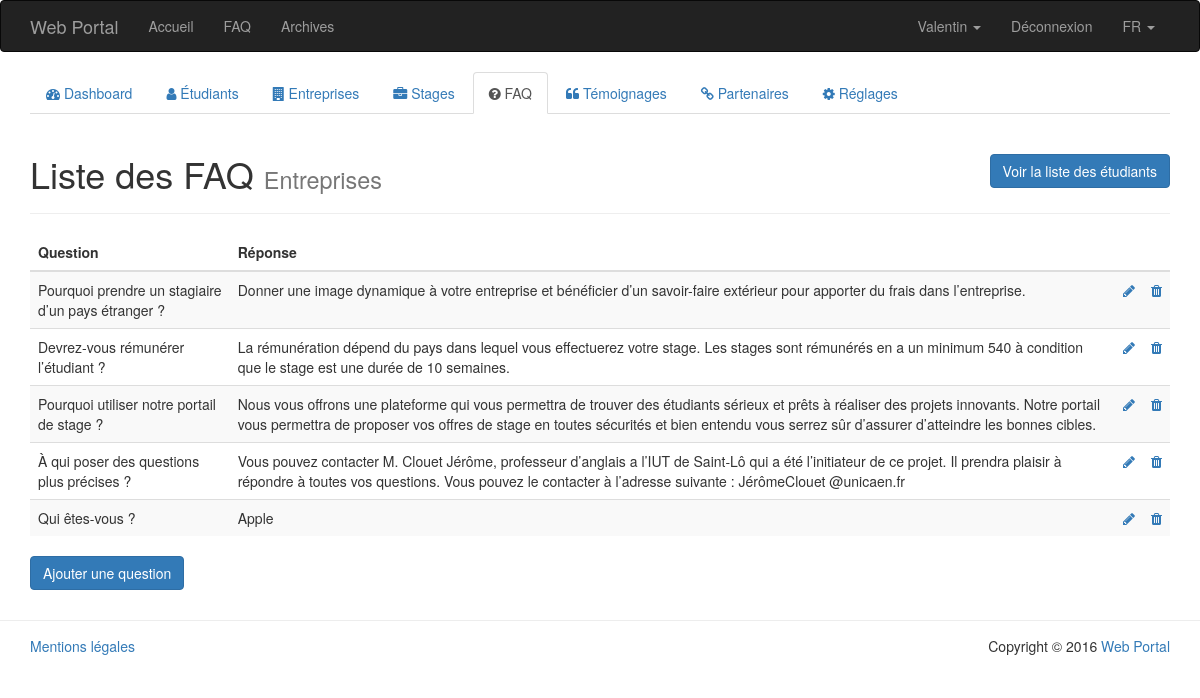
The app's page /PHP/public/index.php?page=admin/faq-list&type=company (signed in), older data.
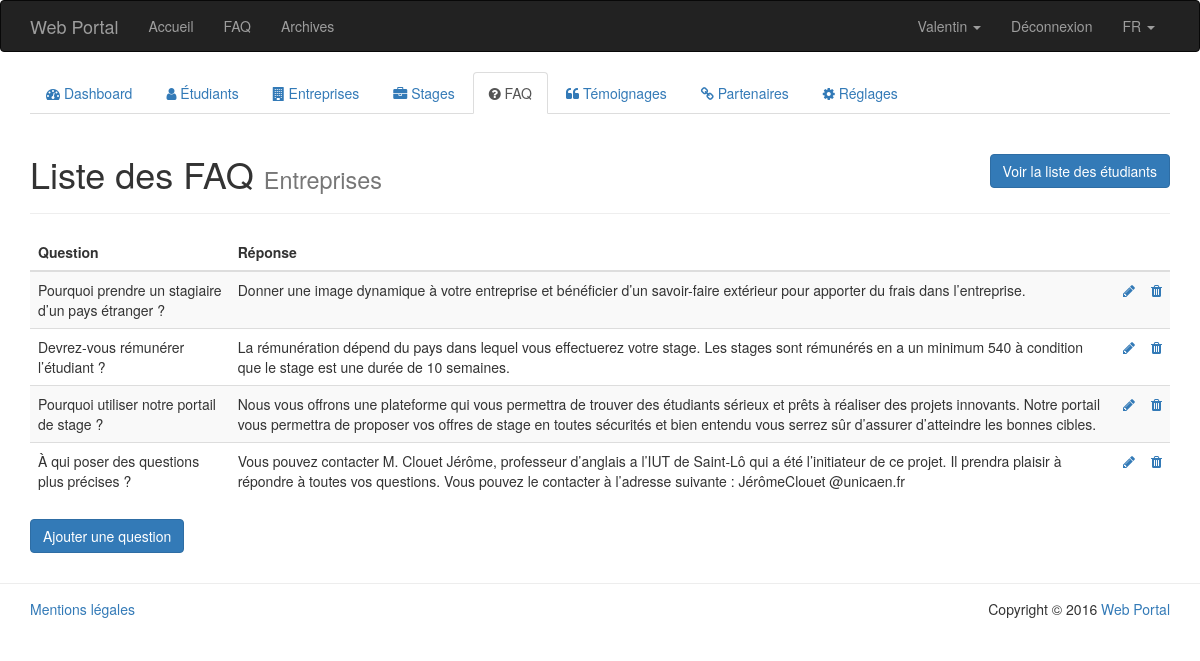
The same page, newer data.
### tables this page shows
CREATE TABLE IF NOT EXISTS `faq` (
  `id` int(11) NOT NULL AUTO_INCREMENT,
  `question` text NOT NULL,
  `answer` text NOT NULL,
  `target` enum('student','company') NOT NULL,
  PRIMARY KEY (`id`)
);

### PHP/app/model/Faq.class.php (called while the page is built, shortened)
<?php
	class Faq {
		public function __get($nom) {
			return $this->$nom;
		}
		public static function getCompaniesFaq() {
			$db = PDOConnexion::getInstance();
			$sql = 'SELECT * FROM faq WHERE target LIKE "company"';
			$sth = $db->prepare($sql);
			$sth->setFetchMode(PDO::FETCH_CLASS|PDO::FETCH_PROPS_LATE, 'Faq');
			$sth->execute();
			return $sth->fetchAll();
		}
	}
?>

### PHP/app/view/admin/faq-list.php (the view, shortened to what this page needs)
<?php
	$type = ($_GET['type'] == 'student') ? 'student' : 'company';
?>
<div class="col-md-12">
	<div class="page-header">
		<h1>
			Liste des FAQ
			<?php
				if ($type == 'student') {
					echo '<small>Étudiants</small>';
					echo '<a href="index.php?page=admin/faq-list&type=company" class="btn btn-primary pull-right">Voir la liste des entreprises</a>';
				}
				else {
					echo '<small>Entreprises</small>';
					echo '<a href="index.php?page=admin/faq-list&type=student" class="btn btn-primary pull-right">Voir la liste des étudiants</a>';
				}
			?>
		</h1>
	</div>
	<table class="table table-striped">
		<thead>
			<tr>
				<th>Question</th>
				<th>Réponse</th>
				<th></th>
				<th></th>
			</tr>
		</thead>
		<tbody>
			<?php
				if ($type == 'student') {
					foreach (Faq::getStudentsFaq() as $faq) {
						echo '<tr data-id="' . $faq->id . '">';
							echo '<td>' . $faq->question . '</td>';
							echo '<td>' . $faq->answer . '</td>';
							echo '<td><a href="index.php?page=admin/faq-edit&amp;id=' . $faq->id . '"><i class="fa fa-pencil" data-toggle="tooltip" title="Modifier"></i></a></td>';
							echo '<td><a href="#" title="Supprimer" data-action="delete"><i class="fa fa-trash"  data-toggle="tooltip" title="Supprimer"></i></a></td>';
						echo '</tr>';
					}
				}
				else {
					foreach (Faq::getCompaniesFaq() as $faq) {
						echo '<tr data-id="' . $faq->id . '">';
							echo '<td>' . $faq->question . '</td>';
							echo '<td>' . $faq->answer . '</td>';
							echo '<td><a href="index.php?page=admin/faq-edit&amp;id=' . $faq->id . '"><i class="fa fa-pencil" data-toggle="tooltip" title="Modifier"></i></a></td>';
							echo '<td><a href="#" title="Supprimer" data-action="delete"><i class="fa fa-trash" data-toggle="tooltip" title="Supprimer"></i></a></td>';
						echo '</tr>';
					}
				}
			?>
		</tbody>
	</table>
	<a href="index.php?page=admin/add-faq&amp;type=<?php echo $type; ?>" class="btn btn-primary">Ajouter une question</a>
</div>

Row changes from the older to the newer data that the page shows:
removed faq: question "Qui êtes-vous ?", answer "Apple"
